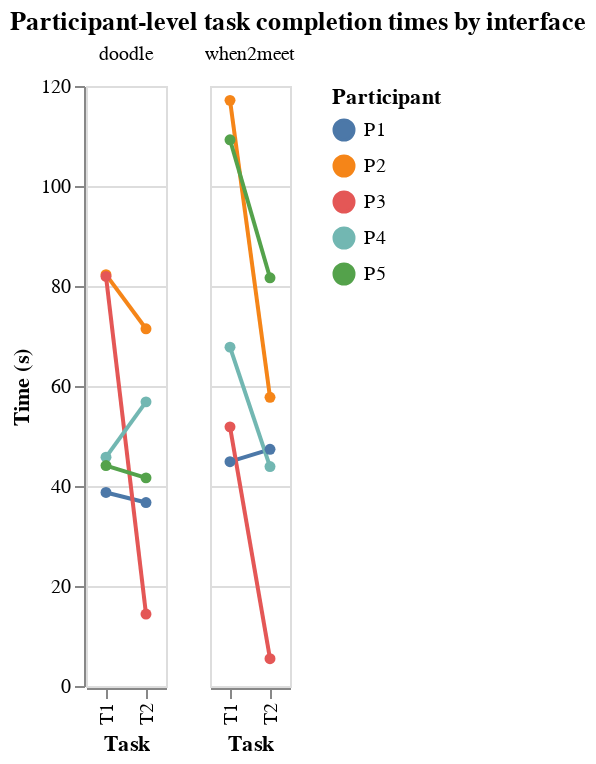

Notebook source saved alongside this figure:
### Code cell
chart = alt.Chart(df).mark_line(point=True).encode(
    x=alt.X('task:O', title='Task'),
    y=alt.Y('time_s:Q', title='Time (s)'),
    color=alt.Color('user:N', title='Participant'),
    column=alt.Column('app:N', title=None)
).properties(title='Participant-level task completion times by interface')
chart.save(join("plots", "participant_task_times_by_interface.html"))
chart

### Figure 1 — Vega-Lite specification as saved in the notebook (floating-point values rounded to 4 significant figures)
{"config": {"view": {"continuousWidth": 400, "continuousHeight": 300}}, "data": {"name": "data-3df635f20554a29c055eec90e20d7500"}, "mark": {"type": "line", "point": true}, "encoding": {"color": {"type": "nominal", "field": "user", "title": "Participant"}, "column": {"type": "nominal", "field": "app", "title": null}, "x": {"type": "ordinal", "field": "task", "title": "Task"}, "y": {"type": "quantitative", "field": "time_s", "title": "Time (s)"}}, "title": "Participant-level task completion times by interface", "$schema": "https://vega.github.io/schema/vega-lite/v4.8.1.json", "datasets": {"data-3df635f20554a29c055eec90e20d7500": [{"user": "P1", "app": "when2meet", "task": "T1", "week": "W2", "time": 44858, "timeUnit": "ms", "timeString": "44 seconds", "accuracy": 1.0, "num_selections": 61.0, "time_s": 44.86}, {"user": "P1", "app": "when2meet", "task": "T2", "week": "W2", "time": 47341, "timeUnit": "ms", "timeString": "47 seconds", "accuracy": 0.0, "num_selections": 65.0, "time_s": 47.34}, {"user": "P1", "app": "doodle", "task": "T1", "week": "W1", "time": 38701, "timeUnit": "ms", "timeString": "38 seconds", "accuracy": 1.0, "num_selections": 5.0, "time_s": 38.7}, {"user": "P1", "app": "doodle", "task": "T2", "week": "W1", "time": 36690, "timeUnit": "ms", "timeString": "36 seconds", "accuracy": 0.0, "num_selections": 2.0, "time_s": 36.69}, {"user": "P2", "app": "when2meet", "task": "T1", "week": "W1", "time": 117129, "timeUnit": "ms", "timeString": "117 seconds", "accuracy": 0.4483, "num_selections": 26.0, "time_s": 117.1}, {"user": "P2", "app": "when2meet", "task": "T2", "week": "W1", "time": 57733, "timeUnit": "ms", "timeString": "57 seconds", "accuracy": 0.0, "num_selections": 10.0, "time_s": 57.73}, {"user": "P2", "app": "doodle", "task": "T1", "week": "W2", "time": 82263, "timeUnit": "ms", "timeString": "82 seconds", "accuracy": 1.0, "num_selections": 3.0, "time_s": 82.26}, {"user": "P2", "app": "doodle", "task": "T2", "week": "W2", "time": 71448, "timeUnit": "ms", "timeString": "71 seconds", "accuracy": 0.0, "num_selections": 3.0, "time_s": 71.45}, {"user": "P3", "app": "when2meet", "task": "T1", "week": "W2", "time": 51828, "timeUnit": "ms", "timeString": "51 seconds", "accuracy": 0.9508, "num_selections": 58.0, "time_s": 51.83}, {"user": "P3", "app": "when2meet", "task": "T2", "week": "W2", "time": 5467, "timeUnit": "ms", "timeString": "5 seconds", "accuracy": 0.0, "num_selections": 32.0, "time_s": 5.467}, {"user": "P3", "app": "doodle", "task": "T1", "week": "W1", "time": 81903, "timeUnit": "ms", "timeString": "81 seconds", "accuracy": 1.0, "num_selections": 5.0, "time_s": 81.9}, {"user": "P3", "app": "doodle", "task": "T2", "week": "W1", "time": 14387, "timeUnit": "ms", "timeString": "14 seconds", "accuracy": 0.0, "num_selections": 3.0, "time_s": 14.39}, {"user": "P4", "app": "when2meet", "task": "T1", "week": "W1", "time": 67774, "timeUnit": "ms", "timeString": "67 seconds", "accuracy": 0.4483, "num_selections": 26.0, "time_s": 67.77}, {"user": "P4", "app": "when2meet", "task": "T2", "week": "W1", "time": 43885, "timeUnit": "ms", "timeString": "43 seconds", "accuracy": 0.0, "num_selections": 13.0, "time_s": 43.88}, {"user": "P4", "app": "doodle", "task": "T1", "week": "W2", "time": 45774, "timeUnit": "ms", "timeString": "45 seconds", "accuracy": 1.0, "num_selections": 3.0, "time_s": 45.77}, {"user": "P4", "app": "doodle", "task": "T2", "week": "W2", "time": 56829, "timeUnit": "ms", "timeString": "56 seconds", "accuracy": 0.0, "num_selections": 2.0, "time_s": 56.83}, {"user": "P5", "app": "when2meet", "task": "T1", "week": "W2", "time": 109249, "timeUnit": "ms", "timeString": "109 seconds", "accuracy": 0.8689, "num_selections": 59.0, "time_s": 109.2}, {"user": "P5", "app": "when2meet", "task": "T2", "week": "W2", "time": 81642, "timeUnit": "ms", "timeString": "81 seconds", "accuracy": 0.0, "num_selections": 20.0, "time_s": 81.64}, {"user": "P5", "app": "doodle", "task": "T1", "week": "W1", "time": 44088, "timeUnit": "ms", "timeString": "44 seconds", "accuracy": 1.0, "num_selections": 5.0, "time_s": 44.09}, {"user": "P5", "app": "doodle", "task": "T2", "week": "W1", "time": 41627, "timeUnit": "ms", "timeString": "41 seconds", "accuracy": 0.0, "num_selections": 2.0, "time_s": 41.63}]}}
